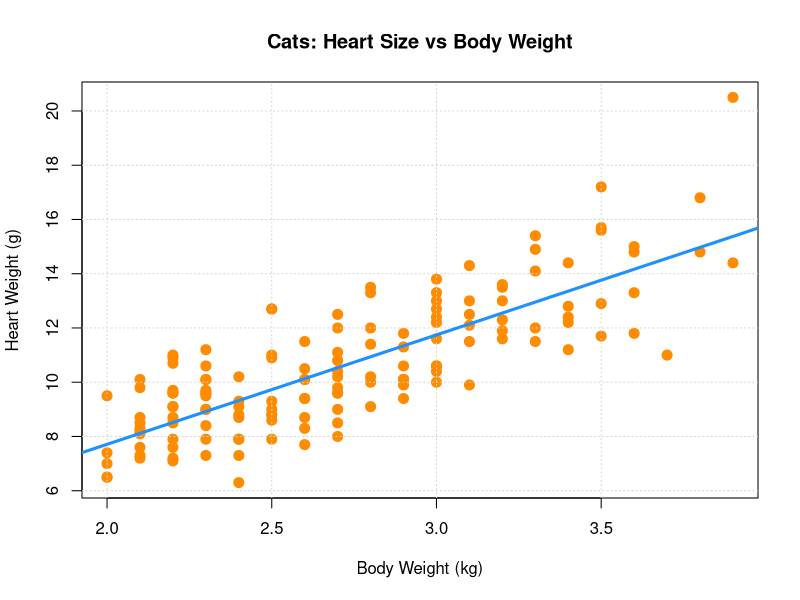
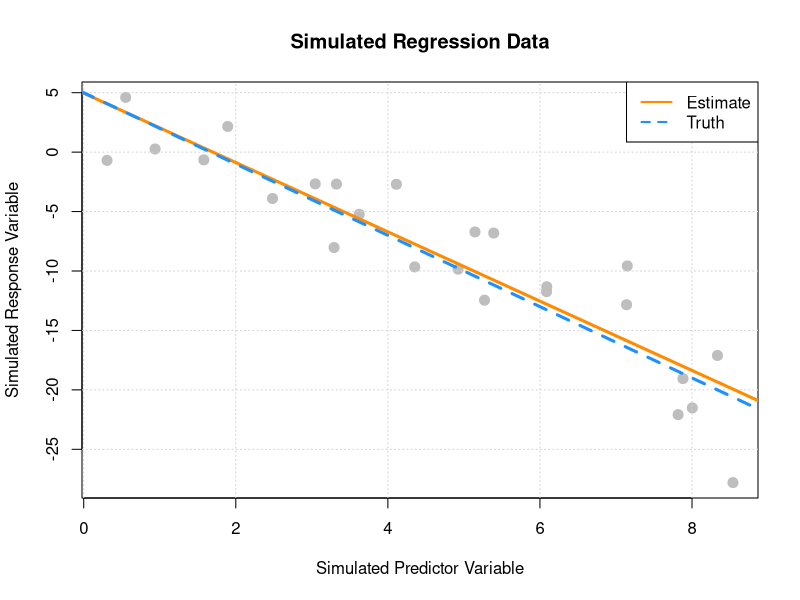
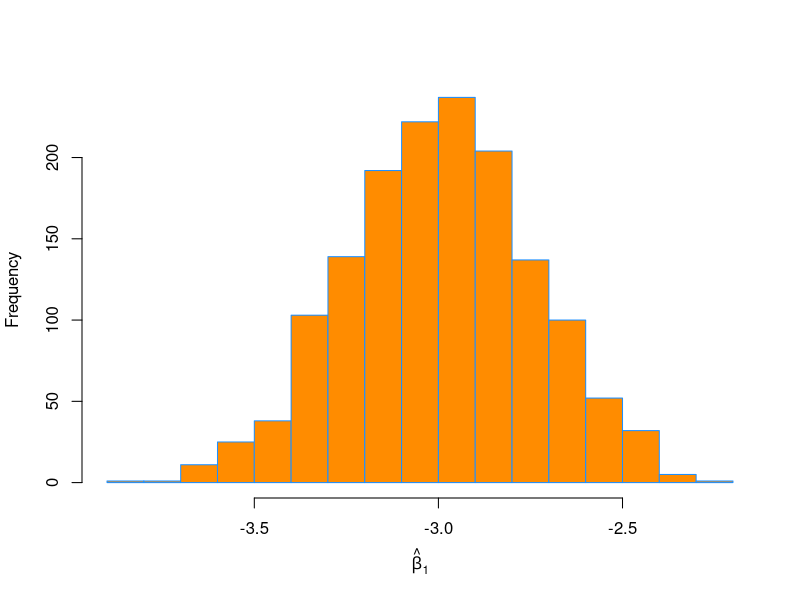
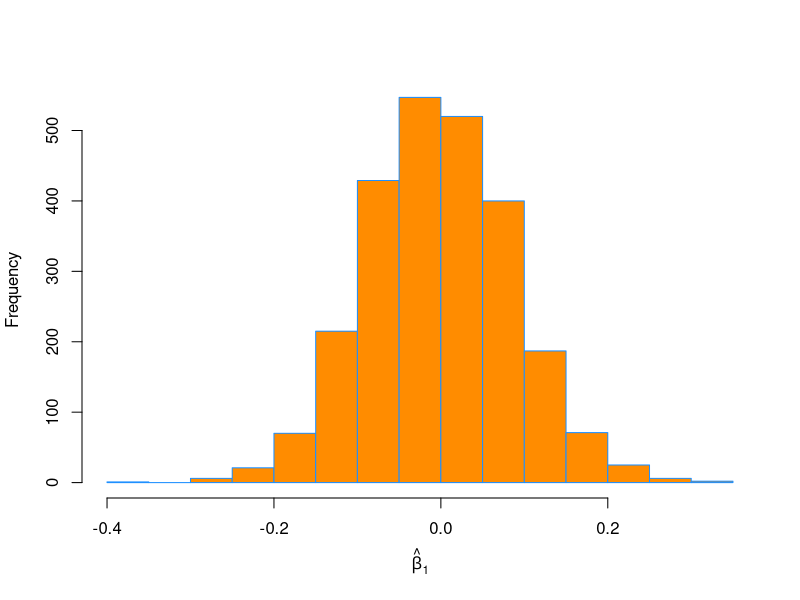

The R script that drew these images, in order: (Note: this script raises an error after producing the figures.)
## ---- chunk 1
library(MASS)
cat_model = lm(Hwt ~ Bwt, data = cats)
summary(cat_model)
## ---- chunk 2
coef(cat_model)
## ---- chunk 3
range(cats$Bwt)
predict(cat_model, data.frame(Bwt = 2.7))
## ---- chunk 4
predict(cat_model, data.frame(Bwt = 4.4))
## ---- chunk 5
plot(Hwt ~ Bwt, data = cats,
     xlab = "Body Weight (kg)",
     ylab = "Heart Weight (g)",
     main = "Cats: Heart Size vs Body Weight",
     pch  = 20,
     cex  = 2,
     col  = "darkorange")
grid()
abline(cat_model, lwd = 3, col = "dodgerblue")
## ---- chunk 6
summary(cat_model)$r.squared
## ---- chunk 7
get_sd_est = function(fitted_vals, actual_vals, mle = FALSE) {
  n = length(fitted_vals) - 2 * !mle
  sqrt(sum((actual_vals - fitted_vals) ^ 2) / n)
}
## ---- chunk 8
get_sd_est(fitted_vals = fitted(cat_model), actual_vals = cats$Hwt)
## ---- chunk 9
get_sd_est(fitted_vals = fitted(cat_model), actual_vals = cats$Hwt, mle = TRUE)
## ---- chunk 10
summary(cat_model)$sigma
## ---- chunk 11
birthday = 18760613
set.seed(birthday)
## ---- chunk 12
x = runif(n = 25, 0, 10)
## ---- chunk 13
sim_slr = function(x, beta_0 = 10, beta_1 = 5, sigma = 1) {
  n = length(x)
  epsilon = rnorm(n, mean = 0, sd = sigma)
  y = beta_0 + beta_1 * x + epsilon
  data.frame(predictor = x, response = y)
}

sim_data = sim_slr(x = x, beta_0 = 5, beta_1 = -3, sigma = 3.2)
## ---- chunk 14
sim_model = lm(response ~ predictor, data = sim_data)
coef(sim_model)
## ---- chunk 15
plot(response ~ predictor, data = sim_data,
     xlab = "Simulated Predictor Variable",
     ylab = "Simulated Response Variable",
     main = "Simulated Regression Data",
     pch  = 20,
     cex  = 2,
     col  = "grey")
grid()
abline(sim_model, lwd = 3, lty = 1, col = "darkorange")
abline(5, -3, lwd = 3, lty = 2, col = "dodgerblue")
legend("topright", c("Estimate", "Truth"), lty = c(1, 2), lwd = 2,
       col = c("darkorange", "dodgerblue"))
## ---- chunk 16
beta_hat_1 = rep(0, 1500)
for (i in seq_along(beta_hat_1)) {
  sim_data = sim_slr(x = x, beta_0 = 5, beta_1 = -3, sigma = 3.2)
  model = lm(response ~ predictor, data = sim_data)
  beta_hat_1[i] = coef(model)[2]
}
## ---- chunk 17
c(mean(beta_hat_1), sd(beta_hat_1))
## ---- chunk 18
hist(beta_hat_1,
     main   = "", 
     xlab   = expression(hat(beta)[1]), 
     col    = "darkorange", 
     border = "dodgerblue")
## ---- chunk 19
birthday = 18760613
set.seed(birthday)
## ---- chunk 20
x = runif(n = 75, 0, 10)
## ---- chunk 21
beta_hat_1 = rep(0, 2500)
for (i in seq_along(beta_hat_1)) {
  sim_data = sim_slr(x = x, beta_0 = 3, beta_1 = 0, sigma = 2)
  model = lm(response ~ predictor, data = sim_data)
  beta_hat_1[i] = coef(model)[2]
}
## ---- chunk 22
hist(beta_hat_1,
     main   = "", 
     xlab   = expression(hat(beta)[1]), 
     col    = "darkorange", 
     border = "dodgerblue")
## ---- chunk 23
# how the data was generated
set.seed(42)
x = runif(n = 75, 0, 10)
skeptic = sim_slr(x = x, beta_0 = 3.5, beta_1 = -0.25, sigma = 2)
write.csv(skeptic, file = "skeptic.csv", row.names = FALSE)
## ---- chunk 24
skeptic = read.csv("skeptic.csv")
skeptic_model = lm(response ~ predictor, data = skeptic)
coef(skeptic_model)[2]
## ---- chunk 25
hist(beta_hat_1,
     main   = "", 
     xlab   = expression(hat(beta)[1]), 
     col    = "darkorange", 
     border = "dodgerblue")
abline(v = coef(skeptic_model)[2], col = "red", lwd = 2)
## ---- chunk 26
mean(beta_hat_1 < coef(skeptic_model)[2])
2 * mean(beta_hat_1 < coef(skeptic_model)[2])
## ---- chunk 27
range(beta_hat_1)
## ---- chunk 28
data(Ozone, package = "mlbench")
Ozone = Ozone[, c(4, 6, 7, 8)]
colnames(Ozone) = c("ozone", "wind", "humidity", "temp")
Ozone = Ozone[complete.cases(Ozone), ]
## ---- chunk 29
# fit models
oz_mod_wnd = lm(ozone ~ wind, data = Ozone)
oz_mod_hum = lm(ozone ~ humidity, data = Ozone)
oz_mod_tmp = lm(ozone ~ temp, data = Ozone)
## ---- chunk 30
# helper functions

get_rmse = function(model) {
  sqrt(mean(resid(model) ^ 2))
}

get_r2 = function(model) {
  summary(model)$r.squared
}
## ---- chunk 31
# create list of model
mod_list = list(oz_mod_wnd, oz_mod_hum, oz_mod_tmp)

# obtain results
results = data.frame(
  Predictor = c("`wind`", "`humidity`", "`temp`"),
  RMSE = sapply(mod_list, get_rmse),
  R2 = sapply(mod_list, get_r2)
)

# create markdown table of results
knitr::kable(results)
## ---- chunk 32
get_beta_no_int = function(x, y) {
  sum(x * y) / sum(x ^ 2)
}
## ---- chunk 33
get_beta_no_int(x = cats$Bwt, y = cats$Hwt)
## ---- chunk 34
lm(Hwt ~ 0 + Bwt, data = cats)
